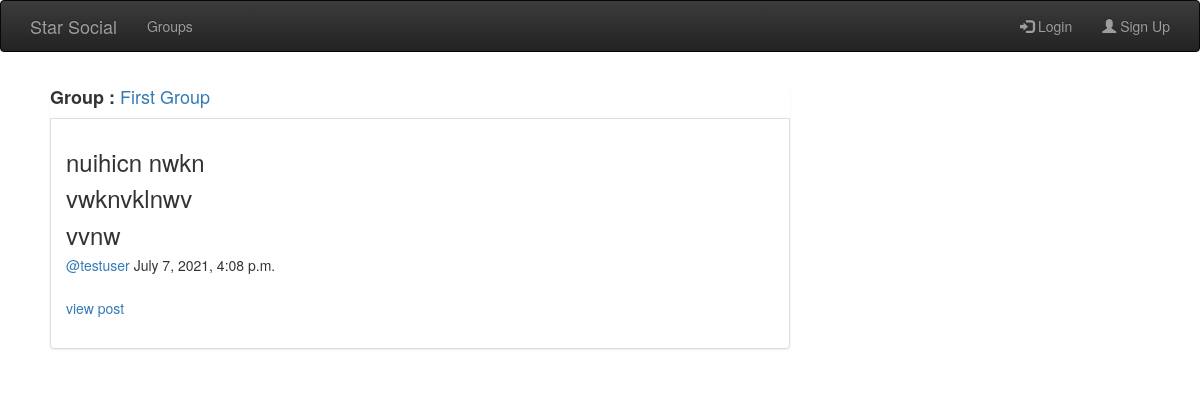
Screenshot of /posts/by/testuser/8/ with the database file from the repository.
### posts/models.py (models this page shows, shortened)
class Post(models.Model):
    user = models.ForeignKey(User,related_name='posts',on_delete=models.CASCADE)
    created_at = models.DateTimeField(auto_now=True)
    message = models.TextField()
    message_html = models.TextField(editable=False)
    group = models.ForeignKey(Group,related_name='posts',null=True,blank=True,on_delete=models.CASCADE)
    class Meta:
        ordering = ['-created_at']
        unique_together = ['user','message']

### groups/models.py (models this page shows, shortened)
class Group(models.Model):
    name = models.CharField(max_length=255,unique=True)
    slug = models.SlugField(allow_unicode=True,unique=True)
    description = models.TextField(blank=True,default='')
    description_html = models.TextField(editable=False,default='',blank=True)
    members = models.ManyToManyField(User,through='GroupMember')
    def __str__(self):
        return self.name
    class Meta:
        ordering = ['name']

### posts/views.py (the view)
# urls.py: url(r'^by/(?P<username>[-\w]+)/(?P<pk>\d+)/$',views.PostDetail.as_view(),name='single'),
class PostDetail(SelectRelatedMixin,generic.DetailView):
    model = models.Post
    select_related = ('user',"group")
    def get_queryset(self):
        queryset = super().get_queryset()
        return queryset.filter(user__username__iexact=self.kwargs.get('username'))

### posts/templates/posts/post_detail.html
{% extends "posts/post_base.html" %}
{% block post_content %}
    <div class="col-md-8">
        {% include "posts/_post.html" %}
    </div>
{% endblock %}

### posts/templates/posts/_post.html (shortened to what this page needs)
<div class="post media zoom">
    <div class="list-group">
        <h4> <b> Group : </b> <a href="{% url 'groups:single' slug=post.group.slug %}">  {{ post.group }} </a></h4>
        <div class="list-group-item">
            <h3>{{post.message_html|safe}}</h3>
            <div class="media-body">
                <h5 class="media-heading">
                    <span class="username">
                        <a href="{% url 'posts:for_user' username=post.user.username %}">@{{post.user.username}}</a>
                    </span>
                    <time class="time">
                        {{post.created_at}}
                    </time>
                </h5>
                <br>
                <a href="{% url 'posts:single' username=post.user.username pk=post.pk %}">view post</a>
                <div class="media-footer">
                <br>
                </div>
            </div>
        </div>
    </div>
</div>

### posts/templates/posts/_post.html (style rules this page uses)
.zoom { padding: 5px; transition: transform .2s; margin: 0 auto; }

### rows the page displays
Post: group "First Group", message_html "nuihicn nwkn vwknvklnwv vvnw", user.username "testuser", created_at "July 7, 2021, 4:08 p.m."
